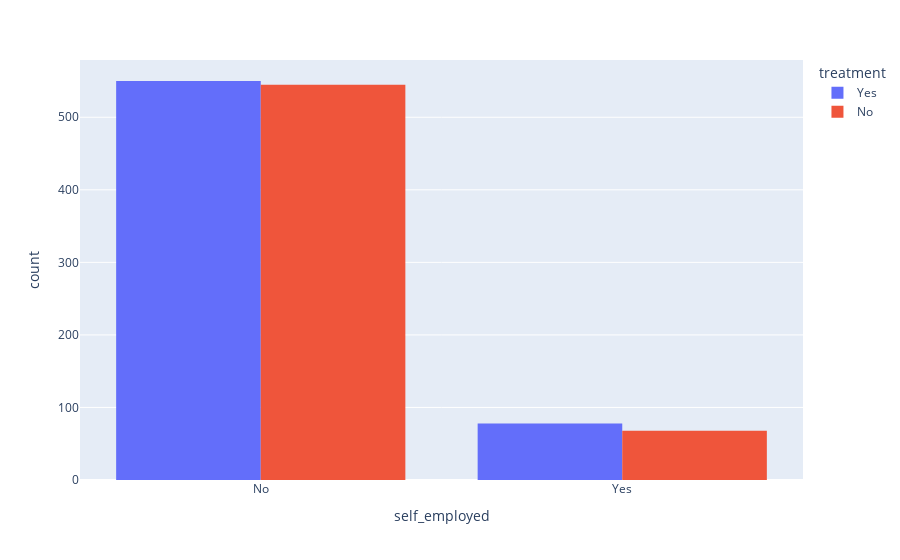

Write notebook code for a chart like this one.
### Code cell
px.histogram(df, x = 'self_employed',color='treatment',barmode='group')

### Figure 1 — Plotly figure (JSON) as saved in the notebook; plotly's stock layout.template omitted (floating-point values rounded to 4 significant figures; data arrays with more than 128 entries replaced by an {"elided": "..."} marker saying what was removed)
{"data": [{"alignmentgroup": "True", "bingroup": "x", "hovertemplate": "treatment=Yes<br>self_employed=%{x}<br>count=%{y}<extra></extra>", "legendgroup": "Yes", "marker": {"color": "#636efa", "pattern": {"shape": ""}}, "name": "Yes", "offsetgroup": "Yes", "orientation": "v", "showlegend": true, "type": "histogram", "x": {"elided": "637 str values"}, "xaxis": "x", "yaxis": "y"}, {"alignmentgroup": "True", "bingroup": "x", "hovertemplate": "treatment=No<br>self_employed=%{x}<br>count=%{y}<extra></extra>", "legendgroup": "No", "marker": {"color": "#EF553B", "pattern": {"shape": ""}}, "name": "No", "offsetgroup": "No", "orientation": "v", "showlegend": true, "type": "histogram", "x": {"elided": "622 str values"}, "xaxis": "x", "yaxis": "y"}], "layout": {"barmode": "group", "legend": {"title": {"text": "treatment"}, "tracegroupgap": 0}, "margin": {"t": 60}, "xaxis": {"anchor": "y", "domain": [0, 1], "title": {"text": "self_employed"}}, "yaxis": {"anchor": "x", "domain": [0, 1], "title": {"text": "count"}}}}
